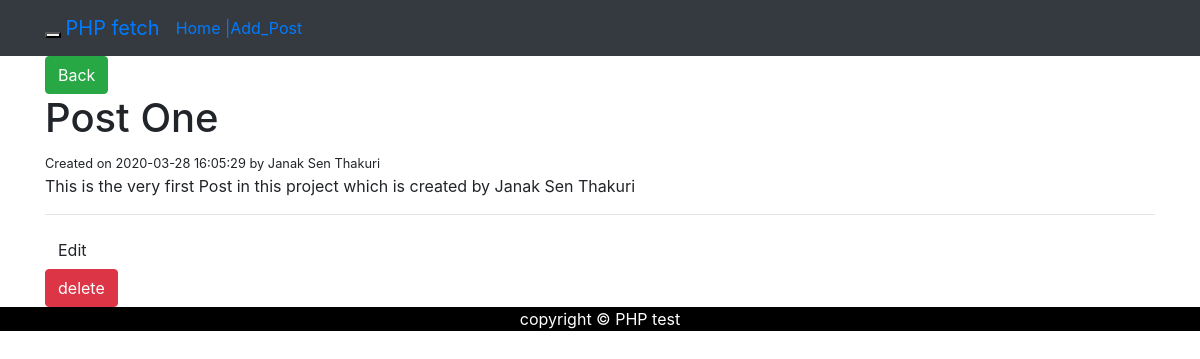
Page /post.php?id=102 on the committed database.
### tables this page shows
CREATE TABLE `posts` (
  `id` int(11) NOT NULL,
  `title` varchar(255) DEFAULT NULL,
  `body` varchar(255) DEFAULT NULL,
  `author` varchar(255) DEFAULT NULL,
  `created_at` timestamp NULL DEFAULT CURRENT_TIMESTAMP
);

### post.php (the view, shortened to what this page needs)
<?php
  require('config/db.php');
  $id = mysqli_real_escape_string($conn, $_GET['id']);
  $query = 'SELECT * FROM posts WHERE id = '.$id;
  $result = mysqli_query($conn, $query);
  $post = mysqli_fetch_assoc($result);
?>
<?php include('inc/header.php'); ?>
  <div class = "container">
    <a href="<?php echo ROOT_URL; ?>" class = "btn btn-success">Back</a>
    <h1><?php echo $post['title']; ?></h1>
      <small>Created on <?php echo $post['created_at']; ?> by <?php echo $post['author']; ?></small>
      <p><?php echo $post['body']; ?></p>
      <hr>
      <a href="<?php echo ROOT_URL; ?>editpost.php ? id=<?php echo $post['id']; ?>" class = "btn btn-default">Edit</a>
      <form class = "pull-right" method="POST" action = "<?php echo $_SERVER['PHP_SELF']; ?>">
      	<input type="submit" name="delete" value = "delete" class = "btn btn-danger ">
      </form>
  </div>
  <?php include('inc/footer.php'); ?>

### rows in the picture
posts: title "Post One", created_at "2020-03-28 16:05:29", author "Janak Sen Thakuri", body "This is the very first Post in this project which is created by Janak Sen Thakuri"
